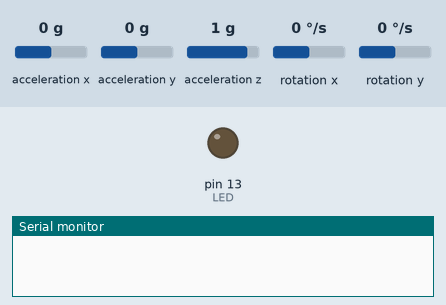
Simulated run of this sketch. Board: Arduino Uno, built with avr-gcc and run on an emulated ATmega328P. Shown: output pins drawn as LEDs (lit = HIGH), the last lines printed to the serial monitor. Wiring (inferred from the names in the program): MPU-6050 motion sensor at I2C address 0x68. Inputs (shaded band) come from the test bench; at power-on: acceleration x 0 g, acceleration y 0 g, acceleration z 1 g, rotation x 0 °/s, rotation y 0 °/s.

Above: at 1.6 s.
1.7 s: acceleration x set to 0.2 g
At 2.0 s:
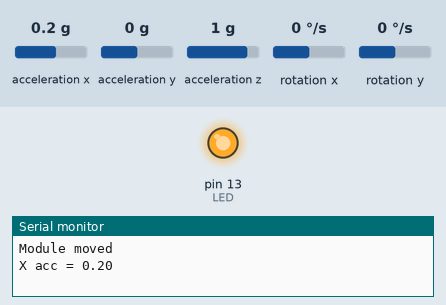
Timing chart, 0 to 6.2 s (numbered marks = the images above; inputs shaded):
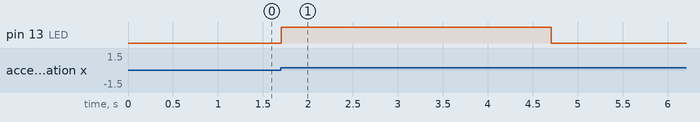

The sketch:

MPU6050_movement.ino
```cpp
/* http://www.youtube.com/c/electronoobs/eng_arduino_tut76.php *
 * This is an example where we configure te data of the MPU6050
 * and read the Acceleration data and detect movement
 * Arduino pin    |   MPU6050
 * 5V             |   Vcc
 * GND            |   GND
 * A4             |   SDA
 * A5             |   SCL
 */

int LED = 13;
//initializing the variable LED with 13
//Gyro Variables
float elapsedTime, time, timePrev;        //Variables for time control
int gyro_error=0;                         //We use this variable to only calculate once the gyro data error
float Gyr_rawX, Gyr_rawY, Gyr_rawZ;     //Here we store the raw data read
float Gyro_angle_x, Gyro_angle_y;         //Here we store the angle value obtained with Gyro data
float Gyro_raw_error_x, Gyro_raw_error_y; //Here we store the initial gyro data error

//Acc Variables
int acc_error=0;                         //We use this variable to only calculate once the Acc data error
float rad_to_deg = 180/3.141592654;      //This value is for pasing from radians to degrees values
float Acc_rawX, Acc_rawY, Acc_rawZ;    //Here we store the raw data read
float Acc_angle_x, Acc_angle_y;          //Here we store the angle value obtained with Acc data
float Acc_angle_error_x, Acc_angle_error_y; //Here we store the initial Acc data error
float Total_angle_x, Total_angle_y;
float prev_acc_x = 1000;

void setup() {

  pinMode(LED,OUTPUT);
  digitalWrite(LED,LOW);

  Wire.begin();                           //begin the wire comunication
  Wire.beginTransmission(0x68);           //begin, Send the slave adress (in this case 68)
  Wire.write(0x6B);                       //make the reset (place a 0 into the 6B register)
  Wire.write(0x00);
  Wire.endTransmission(true);             //end the transmission
  //Gyro config
  Wire.beginTransmission(0x68);           //begin, Send the slave adress (in this case 68)
  Wire.write(0x1B);                       //We want to write to the GYRO_CONFIG register (1B hex)
  Wire.write(0x10);                       //Set the register bits as 00010000 (1000dps full scale)
  Wire.endTransmission(true);             //End the transmission with the gyro
  //Acc config
  Wire.beginTransmission(0x68);           //Start communication with the address found during search.
  Wire.write(0x1C);                       //We want to write to the ACCEL_CONFIG register
  Wire.write(0x10);                       //Set the register bits as 00010000 (+/- 8g full scale range)
  Wire.endTransmission(true);

  Serial.begin(9600);                     //Remember to set this same baud rate to the serial monitor
  time = millis();                        //Start counting time in milliseconds


/*Here we calculate the acc data error before we start the loop
 * I make the mean of 200 values, that should be enough*/
  if(acc_error==0)
  {
    for(int a=0; a<200; a++)
    {
      Wire.beginTransmission(0x68);
      Wire.write(0x3B);                       //Ask for the 0x3B register- correspond to AcX
      Wire.endTransmission(false);
      Wire.requestFrom(0x68,6,true);

      Acc_rawX=(Wire.read()<<8|Wire.read())/4096.0 ; //each value needs two registres
      Acc_rawY=(Wire.read()<<8|Wire.read())/4096.0 ;
      Acc_rawZ=(Wire.read()<<8|Wire.read())/4096.0 ;


      /*---X---*/
      Acc_angle_error_x = Acc_angle_error_x + ((atan((Acc_rawY)/sqrt(pow((Acc_rawX),2) + pow((Acc_rawZ),2)))*rad_to_deg));
      /*---Y---*/
      Acc_angle_error_y = Acc_angle_error_y + ((atan(-1*(Acc_rawX)/sqrt(pow((Acc_rawY),2) + pow((Acc_rawZ),2)))*rad_to_deg));

      if(a==199)
      {
        Acc_angle_error_x = Acc_angle_error_x/200;
        Acc_angle_error_y = Acc_angle_error_y/200;
        acc_error=1;
      }
    }
  }//end of acc error calculation


/*Here we calculate the gyro data error before we start the loop
 * I make the mean of 200 values, that should be enough*/
  if(gyro_error==0)
  {
    for(int i=0; i<200; i++)
    {
      Wire.beginTransmission(0x68);            //begin, Send the slave adress (in this case 68)
      Wire.write(0x43);                        //First adress of the Gyro data
      Wire.endTransmission(false);
      Wire.requestFrom(0x68,4,true);           //We ask for just 4 registers

      Gyr_rawX=Wire.read()<<8|Wire.read();     //Once again we shif and sum
      Gyr_rawY=Wire.read()<<8|Wire.read();

      /*---X---*/
      Gyro_raw_error_x = Gyro_raw_error_x + (Gyr_rawX/32.8);
      /*---Y---*/
      Gyro_raw_error_y = Gyro_raw_error_y + (Gyr_rawY/32.8);
      if(i==199)
      {
        Gyro_raw_error_x = Gyro_raw_error_x/200;
        Gyro_raw_error_y = Gyro_raw_error_y/200;
        gyro_error=1;
      }
    }
  }//end of gyro error calculation
}//end of setup void


void loop() {
  //////////////////////////////////////Acc read/////////////////////////////////////

  Wire.beginTransmission(0x68);     //begin, Send the slave adress (in this case 68)
  Wire.write(0x3B);                 //Ask for the 0x3B register- correspond to AcX
  Wire.endTransmission(false);      //keep the transmission and next
  Wire.requestFrom(0x68,6,true);    //We ask for next 6 registers starting withj the 3B
  /*We have asked for the 0x3B register. The IMU will send a brust of register.
  * The amount of register to read is specify in the requestFrom function.
  * In this case we request 6 registers. Each value of acceleration is made out of
  * two 8bits registers, low values and high values. For that we request the 6 of them
  * and just make then sum of each pair. For that we shift to the left the high values
  * register (<<) and make an or (|) operation to add the low values.
  If we read the datasheet, for a range of+-8g, we have to divide the raw values by 4096*/
  Acc_rawX=(Wire.read()<<8|Wire.read())/4096.0 ; //each value needs two registres
  Acc_rawY=(Wire.read()<<8|Wire.read())/4096.0 ;
  Acc_rawZ=(Wire.read()<<8|Wire.read())/4096.0 ;

  //if the actual acc is 10 times bigger than the previous one, we
  //detect movement...
  if(Acc_rawX > abs((10*prev_acc_x)))
  {
    digitalWrite(LED,HIGH);
    Serial.println("Module moved");
    Serial.print("X acc = "); Serial.println(Acc_rawX);
    delay(3000);
    prev_acc_x = Acc_rawX;
  }

  else{
  digitalWrite(LED,LOW);
  prev_acc_x = Acc_rawX;

  }


}
```

Measured:
- the behaviour switches between 0 and 0.1 g on acceleration x (found by bisection; images 0 and 1)
- after the input at 1.7 s, pin 13 (LED): LOW → HIGH at once, → LOW 3.0 s later
